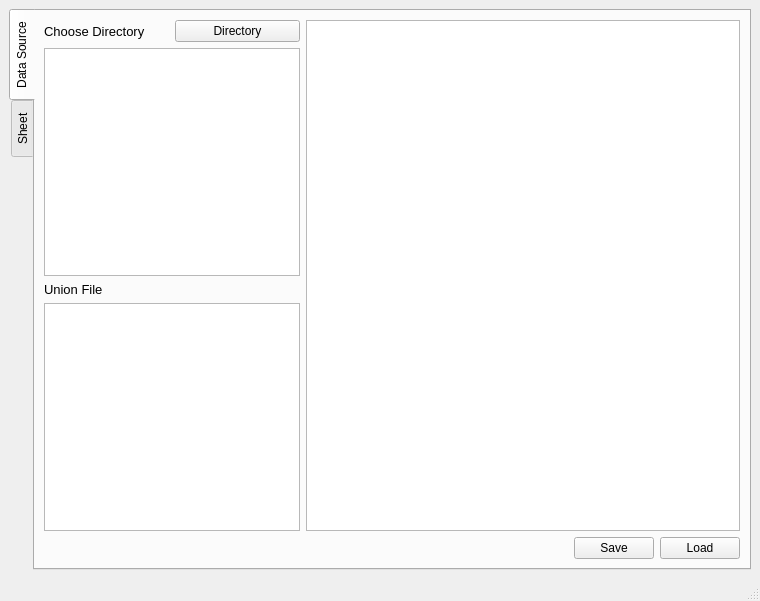
<?xml version="1.0" encoding="UTF-8"?>
<ui version="4.0">
 <class>MainWindow</class>
 <widget class="QMainWindow" name="MainWindow">
  <property name="geometry">
   <rect>
    <x>0</x>
    <y>0</y>
    <width>760</width>
    <height>601</height>
   </rect>
  </property>
  <property name="contextMenuPolicy">
   <enum>Qt::ActionsContextMenu</enum>
  </property>
  <property name="windowTitle">
   <string>MainWindow</string>
  </property>
  <property name="tabShape">
   <enum>QTabWidget::Rounded</enum>
  </property>
  <widget class="QWidget" name="centralwidget">
   <layout class="QGridLayout" name="gridLayout_7">
    <item row="0" column="0">
     <widget class="QTabWidget" name="tabWidget">
      <property name="tabPosition">
       <enum>QTabWidget::West</enum>
      </property>
      <property name="tabShape">
       <enum>QTabWidget::Rounded</enum>
      </property>
      <property name="currentIndex">
       <number>0</number>
      </property>
      <property name="movable">
       <bool>false</bool>
      </property>
      <widget class="QWidget" name="dataSourceTab">
       <attribute name="title">
        <string>Data Source</string>
       </attribute>
       <layout class="QGridLayout" name="gridLayout_6">
        <item row="1" column="0">
         <layout class="QGridLayout" name="gridLayout_5">
          <item row="0" column="1">
           <widget class="QPushButton" name="saveButton">
            <property name="text">
             <string>Save</string>
            </property>
           </widget>
          </item>
          <item row="0" column="2">
           <widget class="QPushButton" name="loadButton">
            <property name="text">
             <string>Load</string>
            </property>
           </widget>
          </item>
          <item row="0" column="0">
           <spacer name="horizontalSpacer">
            <property name="orientation">
             <enum>Qt::Horizontal</enum>
            </property>
            <property name="sizeType">
             <enum>QSizePolicy::Expanding</enum>
            </property>
            <property name="sizeHint" stdset="0">
             <size>
              <width>700</width>
              <height>20</height>
             </size>
            </property>
           </spacer>
          </item>
         </layout>
        </item>
        <item row="0" column="0">
         <layout class="QGridLayout" name="gridLayout_4">
          <item row="0" column="0">
           <layout class="QGridLayout" name="gridLayout_3">
            <item row="0" column="0" colspan="2">
             <layout class="QGridLayout" name="gridLayout">
              <item row="0" column="0">
               <widget class="QLabel" name="selectDimentionLabel">
                <property name="sizePolicy">
                 <sizepolicy hsizetype="Ignored" vsizetype="Preferred">
                  <horstretch>0</horstretch>
                  <verstretch>0</verstretch>
                 </sizepolicy>
                </property>
                <property name="minimumSize">
                 <size>
                  <width>50</width>
                  <height>0</height>
                 </size>
                </property>
                <property name="sizeIncrement">
                 <size>
                  <width>50</width>
                  <height>0</height>
                 </size>
                </property>
                <property name="font">
                 <font>
                  <pointsize>10</pointsize>
                 </font>
                </property>
                <property name="text">
                 <string>Choose Directory</string>
                </property>
               </widget>
              </item>
              <item row="0" column="1">
               <widget class="QPushButton" name="openDirecButton">
                <property name="sizePolicy">
                 <sizepolicy hsizetype="Ignored" vsizetype="Fixed">
                  <horstretch>0</horstretch>
                  <verstretch>0</verstretch>
                 </sizepolicy>
                </property>
                <property name="text">
                 <string>Directory</string>
                </property>
               </widget>
              </item>
             </layout>
            </item>
            <item row="1" column="0" colspan="2">
             <widget class="FileInDirec" name="FileList">
              <property name="acceptDrops">
               <bool>true</bool>
              </property>
              <property name="editTriggers">
               <set>QAbstractItemView::CurrentChanged|QAbstractItemView::DoubleClicked|QAbstractItemView::EditKeyPressed|QAbstractItemView::SelectedClicked</set>
              </property>
              <property name="showDropIndicator" stdset="0">
               <bool>true</bool>
              </property>
              <property name="dragEnabled">
               <bool>true</bool>
              </property>
              <property name="dragDropOverwriteMode">
               <bool>false</bool>
              </property>
              <property name="dragDropMode">
               <enum>QAbstractItemView::DragDrop</enum>
              </property>
              <property name="defaultDropAction">
               <enum>Qt::MoveAction</enum>
              </property>
              <property name="movement">
               <enum>QListView::Free</enum>
              </property>
              <property name="isWrapping" stdset="0">
               <bool>false</bool>
              </property>
              <property name="wordWrap">
               <bool>false</bool>
              </property>
             </widget>
            </item>
            <item row="4" column="0" colspan="2">
             <widget class="FileChoose" name="FileListChoose">
              <property name="mouseTracking">
               <bool>true</bool>
              </property>
              <property name="tabletTracking">
               <bool>true</bool>
              </property>
              <property name="acceptDrops">
               <bool>true</bool>
              </property>
              <property name="tabKeyNavigation">
               <bool>true</bool>
              </property>
              <property name="dragEnabled">
               <bool>true</bool>
              </property>
              <property name="dragDropOverwriteMode">
               <bool>false</bool>
              </property>
              <property name="dragDropMode">
               <enum>QAbstractItemView::DragDrop</enum>
              </property>
              <property name="defaultDropAction">
               <enum>Qt::MoveAction</enum>
              </property>
              <property name="selectionMode">
               <enum>QAbstractItemView::SingleSelection</enum>
              </property>
              <property name="isWrapping" stdset="0">
               <bool>false</bool>
              </property>
              <property name="wordWrap">
               <bool>false</bool>
              </property>
             </widget>
            </item>
            <item row="2" column="0" colspan="2">
             <widget class="QLabel" name="usedFileLabel">
              <property name="font">
               <font>
                <pointsize>10</pointsize>
               </font>
              </property>
              <property name="text">
               <string>Union File</string>
              </property>
             </widget>
            </item>
           </layout>
          </item>
          <item row="0" column="1">
           <widget class="QTableView" name="table">
            <property name="acceptDrops">
             <bool>false</bool>
            </property>
            <property name="dragEnabled">
             <bool>false</bool>
            </property>
            <property name="dragDropOverwriteMode">
             <bool>false</bool>
            </property>
            <property name="dragDropMode">
             <enum>QAbstractItemView::NoDragDrop</enum>
            </property>
            <property name="defaultDropAction">
             <enum>Qt::IgnoreAction</enum>
            </property>
            <property name="selectionMode">
             <enum>QAbstractItemView::SingleSelection</enum>
            </property>
            <property name="selectionBehavior">
             <enum>QAbstractItemView::SelectColumns</enum>
            </property>
            <property name="sortingEnabled">
             <bool>true</bool>
            </property>
            <property name="wordWrap">
             <bool>false</bool>
            </property>
           </widget>
          </item>
         </layout>
        </item>
       </layout>
      </widget>
      <widget class="QWidget" name="SheetTab">
       <attribute name="title">
        <string>Sheet</string>
       </attribute>
       <layout class="QGridLayout" name="gridLayout_12">
        <item row="0" column="0" rowspan="2">
         <layout class="QGridLayout" name="gridLayout_10">
          <property name="sizeConstraint">
           <enum>QLayout::SetNoConstraint</enum>
          </property>
          <property name="spacing">
           <number>10</number>
          </property>
          <item row="0" column="0">
           <widget class="QLabel" name="DimensionValuesLabel">
            <property name="sizePolicy">
             <sizepolicy hsizetype="Fixed" vsizetype="Fixed">
              <horstretch>0</horstretch>
              <verstretch>0</verstretch>
             </sizepolicy>
            </property>
            <property name="font">
             <font>
              <pointsize>10</pointsize>
             </font>
            </property>
            <property name="text">
             <string>Dimension</string>
            </property>
           </widget>
          </item>
          <item row="1" column="0" rowspan="2">
           <widget class="QListWidget" name="FileListDimension">
            <property name="sizePolicy">
             <sizepolicy hsizetype="Minimum" vsizetype="Expanding">
              <horstretch>0</horstretch>
              <verstretch>0</verstretch>
             </sizepolicy>
            </property>
            <property name="minimumSize">
             <size>
              <width>100</width>
              <height>0</height>
             </size>
            </property>
            <property name="maximumSize">
             <size>
              <width>100</width>
              <height>16777215</height>
             </size>
            </property>
            <property name="focusPolicy">
             <enum>Qt::StrongFocus</enum>
            </property>
            <property name="acceptDrops">
             <bool>false</bool>
            </property>
            <property name="editTriggers">
             <set>QAbstractItemView::AllEditTriggers</set>
            </property>
            <property name="tabKeyNavigation">
             <bool>false</bool>
            </property>
            <property name="showDropIndicator" stdset="0">
             <bool>false</bool>
            </property>
            <property name="dragEnabled">
             <bool>true</bool>
            </property>
            <property name="dragDropOverwriteMode">
             <bool>true</bool>
            </property>
            <property name="dragDropMode">
             <enum>QAbstractItemView::DragOnly</enum>
            </property>
            <property name="defaultDropAction">
             <enum>Qt::CopyAction</enum>
            </property>
            <property name="batchSize">
             <number>100</number>
            </property>
            <property name="wordWrap">
             <bool>false</bool>
            </property>
            <property name="sortingEnabled">
             <bool>true</bool>
            </property>
           </widget>
          </item>
          <item row="3" column="0">
           <widget class="QLabel" name="MeasureValuesLabel">
            <property name="sizePolicy">
             <sizepolicy hsizetype="Fixed" vsizetype="Fixed">
              <horstretch>0</horstretch>
              <verstretch>0</verstretch>
             </sizepolicy>
            </property>
            <property name="font">
             <font>
              <pointsize>10</pointsize>
             </font>
            </property>
            <property name="text">
             <string>Measure Values</string>
            </property>
           </widget>
          </item>
          <item row="4" column="0">
           <widget class="QListWidget" name="FileListMes">
            <property name="sizePolicy">
             <sizepolicy hsizetype="Minimum" vsizetype="Fixed">
              <horstretch>0</horstretch>
              <verstretch>0</verstretch>
             </sizepolicy>
            </property>
            <property name="minimumSize">
             <size>
              <width>100</width>
              <height>0</height>
             </size>
            </property>
            <property name="maximumSize">
             <size>
              <width>100</width>
              <height>16777215</height>
             </size>
            </property>
            <property name="focusPolicy">
             <enum>Qt::StrongFocus</enum>
            </property>
            <property name="acceptDrops">
             <bool>false</bool>
            </property>
            <property name="editTriggers">
             <set>QAbstractItemView::AllEditTriggers</set>
            </property>
            <property name="showDropIndicator" stdset="0">
             <bool>false</bool>
            </property>
            <property name="dragEnabled">
             <bool>true</bool>
            </property>
            <property name="dragDropOverwriteMode">
             <bool>true</bool>
            </property>
            <property name="dragDropMode">
             <enum>QAbstractItemView::DragOnly</enum>
            </property>
            <property name="defaultDropAction">
             <enum>Qt::CopyAction</enum>
            </property>
            <property name="batchSize">
             <number>100</number>
            </property>
            <property name="wordWrap">
             <bool>false</bool>
            </property>
            <property name="sortingEnabled">
             <bool>true</bool>
            </property>
           </widget>
          </item>
          <item row="0" column="1" colspan="2">
           <widget class="QLabel" name="filterLabel">
            <property name="sizePolicy">
             <sizepolicy hsizetype="Fixed" vsizetype="Fixed">
              <horstretch>0</horstretch>
              <verstretch>0</verstretch>
             </sizepolicy>
            </property>
            <property name="minimumSize">
             <size>
              <width>0</width>
              <height>0</height>
             </size>
            </property>
            <property name="font">
             <font>
              <pointsize>10</pointsize>
             </font>
            </property>
            <property name="text">
             <string>Filter</string>
            </property>
           </widget>
          </item>
          <item row="1" column="1" rowspan="2">
           <widget class="rowListClass" name="filterList">
            <property name="sizePolicy">
             <sizepolicy hsizetype="Minimum" vsizetype="Expanding">
              <horstretch>0</horstretch>
              <verstretch>0</verstretch>
             </sizepolicy>
            </property>
            <property name="minimumSize">
             <size>
              <width>100</width>
              <height>0</height>
             </size>
            </property>
            <property name="maximumSize">
             <size>
              <width>100</width>
              <height>16777215</height>
             </size>
            </property>
            <property name="acceptDrops">
             <bool>true</bool>
            </property>
            <property name="showDropIndicator" stdset="0">
             <bool>false</bool>
            </property>
            <property name="dragDropMode">
             <enum>QAbstractItemView::DragDrop</enum>
            </property>
            <property name="defaultDropAction">
             <enum>Qt::MoveAction</enum>
            </property>
           </widget>
          </item>
         </layout>
        </item>
        <item row="0" column="1">
         <layout class="QGridLayout" name="gridLayout_8">
          <item row="0" column="0">
           <widget class="QLabel" name="RowLabel">
            <property name="sizePolicy">
             <sizepolicy hsizetype="Preferred" vsizetype="Preferred">
              <horstretch>0</horstretch>
              <verstretch>0</verstretch>
             </sizepolicy>
            </property>
            <property name="minimumSize">
             <size>
              <width>0</width>
              <height>30</height>
             </size>
            </property>
            <property name="font">
             <font>
              <pointsize>10</pointsize>
             </font>
            </property>
            <property name="text">
             <string>Row</string>
            </property>
           </widget>
          </item>
          <item row="2" column="0">
           <widget class="QLabel" name="ColLabel">
            <property name="sizePolicy">
             <sizepolicy hsizetype="Preferred" vsizetype="Preferred">
              <horstretch>0</horstretch>
              <verstretch>0</verstretch>
             </sizepolicy>
            </property>
            <property name="minimumSize">
             <size>
              <width>0</width>
              <height>30</height>
             </size>
            </property>
            <property name="font">
             <font>
              <pointsize>10</pointsize>
             </font>
            </property>
            <property name="text">
             <string>Column</string>
            </property>
           </widget>
          </item>
          <item row="0" column="1">
           <widget class="rowListClass" name="RowList">
            <property name="sizePolicy">
             <sizepolicy hsizetype="Expanding" vsizetype="Preferred">
              <horstretch>0</horstretch>
              <verstretch>0</verstretch>
             </sizepolicy>
            </property>
            <property name="minimumSize">
             <size>
              <width>0</width>
              <height>40</height>
             </size>
            </property>
            <property name="maximumSize">
             <size>
              <width>16777215</width>
              <height>40</height>
             </size>
            </property>
            <property name="mouseTracking">
             <bool>false</bool>
            </property>
            <property name="contextMenuPolicy">
             <enum>Qt::DefaultContextMenu</enum>
            </property>
            <property name="acceptDrops">
             <bool>true</bool>
            </property>
            <property name="layoutDirection">
             <enum>Qt::LeftToRight</enum>
            </property>
            <property name="autoFillBackground">
             <bool>true</bool>
            </property>
            <property name="frameShape">
             <enum>QFrame::StyledPanel</enum>
            </property>
            <property name="horizontalScrollBarPolicy">
             <enum>Qt::ScrollBarAlwaysOff</enum>
            </property>
            <property name="sizeAdjustPolicy">
             <enum>QAbstractScrollArea::AdjustToContents</enum>
            </property>
            <property name="autoScroll">
             <bool>true</bool>
            </property>
            <property name="autoScrollMargin">
             <number>5</number>
            </property>
            <property name="showDropIndicator" stdset="0">
             <bool>false</bool>
            </property>
            <property name="dragEnabled">
             <bool>true</bool>
            </property>
            <property name="dragDropOverwriteMode">
             <bool>false</bool>
            </property>
            <property name="dragDropMode">
             <enum>QAbstractItemView::DragDrop</enum>
            </property>
            <property name="defaultDropAction">
             <enum>Qt::MoveAction</enum>
            </property>
            <property name="selectionMode">
             <enum>QAbstractItemView::SingleSelection</enum>
            </property>
            <property name="textElideMode">
             <enum>Qt::ElideMiddle</enum>
            </property>
            <property name="verticalScrollMode">
             <enum>QAbstractItemView::ScrollPerItem</enum>
            </property>
            <property name="horizontalScrollMode">
             <enum>QAbstractItemView::ScrollPerItem</enum>
            </property>
            <property name="flow">
             <enum>QListView::LeftToRight</enum>
            </property>
            <property name="isWrapping" stdset="0">
             <bool>false</bool>
            </property>
            <property name="resizeMode">
             <enum>QListView::Adjust</enum>
            </property>
            <property name="spacing">
             <number>5</number>
            </property>
            <property name="gridSize">
             <size>
              <width>60</width>
              <height>0</height>
             </size>
            </property>
            <property name="viewMode">
             <enum>QListView::ListMode</enum>
            </property>
            <property name="modelColumn">
             <number>0</number>
            </property>
            <property name="uniformItemSizes">
             <bool>false</bool>
            </property>
            <property name="batchSize">
             <number>1</number>
            </property>
            <property name="wordWrap">
             <bool>false</bool>
            </property>
            <property name="selectionRectVisible">
             <bool>false</bool>
            </property>
            <property name="sortingEnabled">
             <bool>false</bool>
            </property>
           </widget>
          </item>
          <item row="2" column="1">
           <widget class="colListClass" name="ColList">
            <property name="sizePolicy">
             <sizepolicy hsizetype="Expanding" vsizetype="Preferred">
              <horstretch>0</horstretch>
              <verstretch>0</verstretch>
             </sizepolicy>
            </property>
            <property name="minimumSize">
             <size>
              <width>0</width>
              <height>40</height>
             </size>
            </property>
            <property name="maximumSize">
             <size>
              <width>16777215</width>
              <height>40</height>
             </size>
            </property>
            <property name="mouseTracking">
             <bool>false</bool>
            </property>
            <property name="contextMenuPolicy">
             <enum>Qt::DefaultContextMenu</enum>
            </property>
            <property name="acceptDrops">
             <bool>true</bool>
            </property>
            <property name="layoutDirection">
             <enum>Qt::LeftToRight</enum>
            </property>
            <property name="autoFillBackground">
             <bool>true</bool>
            </property>
            <property name="frameShape">
             <enum>QFrame::StyledPanel</enum>
            </property>
            <property name="horizontalScrollBarPolicy">
             <enum>Qt::ScrollBarAlwaysOff</enum>
            </property>
            <property name="sizeAdjustPolicy">
             <enum>QAbstractScrollArea::AdjustToContents</enum>
            </property>
            <property name="autoScroll">
             <bool>true</bool>
            </property>
            <property name="autoScrollMargin">
             <number>5</number>
            </property>
            <property name="showDropIndicator" stdset="0">
             <bool>false</bool>
            </property>
            <property name="dragEnabled">
             <bool>true</bool>
            </property>
            <property name="dragDropOverwriteMode">
             <bool>false</bool>
            </property>
            <property name="dragDropMode">
             <enum>QAbstractItemView::DragDrop</enum>
            </property>
            <property name="defaultDropAction">
             <enum>Qt::MoveAction</enum>
            </property>
            <property name="selectionMode">
             <enum>QAbstractItemView::SingleSelection</enum>
            </property>
            <property name="textElideMode">
             <enum>Qt::ElideMiddle</enum>
            </property>
            <property name="verticalScrollMode">
             <enum>QAbstractItemView::ScrollPerItem</enum>
            </property>
            <property name="horizontalScrollMode">
             <enum>QAbstractItemView::ScrollPerItem</enum>
            </property>
            <property name="flow">
             <enum>QListView::LeftToRight</enum>
            </property>
            <property name="isWrapping" stdset="0">
             <bool>false</bool>
            </property>
            <property name="resizeMode">
             <enum>QListView::Adjust</enum>
            </property>
            <property name="spacing">
             <number>5</number>
            </property>
            <property name="gridSize">
             <size>
              <width>60</width>
              <height>0</height>
             </size>
            </property>
            <property name="viewMode">
             <enum>QListView::ListMode</enum>
            </property>
            <property name="modelColumn">
             <number>0</number>
            </property>
            <property name="uniformItemSizes">
             <bool>false</bool>
            </property>
            <property name="batchSize">
             <number>1</number>
            </property>
            <property name="wordWrap">
             <bool>false</bool>
            </property>
            <property name="selectionRectVisible">
             <bool>false</bool>
            </property>
            <property name="sortingEnabled">
             <bool>false</bool>
            </property>
           </widget>
          </item>
         </layout>
        </item>
        <item row="1" column="1">
         <widget class="QTabWidget" name="tabWidget_2">
          <property name="currentIndex">
           <number>0</number>
          </property>
          <widget class="QWidget" name="tab">
           <attribute name="title">
            <string>Table</string>
           </attribute>
           <layout class="QGridLayout" name="gridLayout_2">
            <item row="0" column="0">
             <widget class="QTableView" name="sheetTable">
              <property name="sizePolicy">
               <sizepolicy hsizetype="Expanding" vsizetype="Expanding">
                <horstretch>0</horstretch>
                <verstretch>0</verstretch>
               </sizepolicy>
              </property>
              <property name="minimumSize">
               <size>
                <width>0</width>
                <height>0</height>
               </size>
              </property>
              <property name="baseSize">
               <size>
                <width>0</width>
                <height>1000</height>
               </size>
              </property>
              <property name="font">
               <font>
                <pointsize>8</pointsize>
                <stylestrategy>PreferDefault</stylestrategy>
               </font>
              </property>
              <property name="mouseTracking">
               <bool>false</bool>
              </property>
              <property name="tabletTracking">
               <bool>false</bool>
              </property>
              <property name="contextMenuPolicy">
               <enum>Qt::ActionsContextMenu</enum>
              </property>
              <property name="acceptDrops">
               <bool>false</bool>
              </property>
              <property name="sizeAdjustPolicy">
               <enum>QAbstractScrollArea::AdjustToContents</enum>
              </property>
              <property name="autoScroll">
               <bool>true</bool>
              </property>
              <property name="dragEnabled">
               <bool>false</bool>
              </property>
              <property name="dragDropOverwriteMode">
               <bool>false</bool>
              </property>
              <property name="dragDropMode">
               <enum>QAbstractItemView::InternalMove</enum>
              </property>
              <property name="defaultDropAction">
               <enum>Qt::MoveAction</enum>
              </property>
              <property name="selectionMode">
               <enum>QAbstractItemView::SingleSelection</enum>
              </property>
              <property name="selectionBehavior">
               <enum>QAbstractItemView::SelectColumns</enum>
              </property>
              <property name="showGrid">
               <bool>true</bool>
              </property>
              <property name="cornerButtonEnabled">
               <bool>true</bool>
              </property>
              <attribute name="horizontalHeaderHighlightSections">
               <bool>true</bool>
              </attribute>
              <attribute name="verticalHeaderHighlightSections">
               <bool>true</bool>
              </attribute>
             </widget>
            </item>
           </layout>
          </widget>
          <widget class="QWidget" name="tab_2">
           <attribute name="title">
            <string>Chart</string>
           </attribute>
           <layout class="QGridLayout" name="gridLayout_11"/>
          </widget>
         </widget>
        </item>
        <item row="2" column="0" colspan="2">
         <layout class="QGridLayout" name="gridLayout_9">
          <item row="0" column="0">
           <spacer name="horizontalSpacer_2">
            <property name="orientation">
             <enum>Qt::Horizontal</enum>
            </property>
            <property name="sizeType">
             <enum>QSizePolicy::Expanding</enum>
            </property>
            <property name="sizeHint" stdset="0">
             <size>
              <width>500</width>
              <height>20</height>
             </size>
            </property>
           </spacer>
          </item>
          <item row="0" column="1">
           <widget class="QComboBox" name="chartType">
            <property name="sizePolicy">
             <sizepolicy hsizetype="Preferred" vsizetype="Preferred">
              <horstretch>0</horstretch>
              <verstretch>0</verstretch>
             </sizepolicy>
            </property>
            <property name="maxVisibleItems">
             <number>10</number>
            </property>
           </widget>
          </item>
         </layout>
        </item>
       </layout>
      </widget>
     </widget>
    </item>
   </layout>
  </widget>
  <widget class="QMenuBar" name="menubar">
   <property name="geometry">
    <rect>
     <x>0</x>
     <y>0</y>
     <width>760</width>
     <height>21</height>
    </rect>
   </property>
  </widget>
  <widget class="QStatusBar" name="statusbar"/>
 </widget>
 <customwidgets>
  <customwidget>
   <class>FileInDirec</class>
   <extends>QListWidget</extends>
   <header>GUI.h</header>
  </customwidget>
  <customwidget>
   <class>FileChoose</class>
   <extends>QListWidget</extends>
   <header>GUI.h</header>
  </customwidget>
  <customwidget>
   <class>rowListClass</class>
   <extends>QListWidget</extends>
   <header>GUI.h</header>
  </customwidget>
  <customwidget>
   <class>colListClass</class>
   <extends>QListWidget</extends>
   <header>GUI.h</header>
  </customwidget>
 </customwidgets>
 <resources/>
 <connections/>
</ui>
